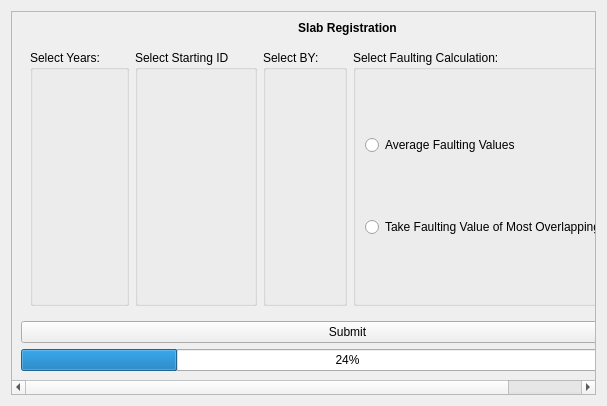
<?xml version="1.0" encoding="UTF-8"?>
<ui version="4.0">
 <class>registration_menu</class>
 <widget class="QWidget" name="registration_menu">
  <property name="geometry">
   <rect>
    <x>0</x>
    <y>0</y>
    <width>607</width>
    <height>406</height>
   </rect>
  </property>
  <property name="windowTitle">
   <string>Form</string>
  </property>
  <layout class="QVBoxLayout" name="verticalLayout">
   <item>
    <widget class="QScrollArea" name="registration_scroll">
     <property name="widgetResizable">
      <bool>true</bool>
     </property>
     <widget class="QWidget" name="registration_contents">
      <property name="geometry">
       <rect>
        <x>0</x>
        <y>0</y>
        <width>689</width>
        <height>361</height>
       </rect>
      </property>
      <layout class="QVBoxLayout" name="verticalLayout_2">
       <item>
        <widget class="QLabel" name="registration_lbl">
         <property name="sizePolicy">
          <sizepolicy hsizetype="Preferred" vsizetype="Preferred">
           <horstretch>0</horstretch>
           <verstretch>0</verstretch>
          </sizepolicy>
         </property>
         <property name="font">
          <font>
           <weight>75</weight>
           <bold>true</bold>
          </font>
         </property>
         <property name="text">
          <string>Slab Registration</string>
         </property>
         <property name="alignment">
          <set>Qt::AlignCenter</set>
         </property>
        </widget>
       </item>
       <item>
        <widget class="QWidget" name="widget" native="true">
         <layout class="QHBoxLayout" name="horizontalLayout_2">
          <item>
           <widget class="QGroupBox" name="year_select">
            <property name="sizePolicy">
             <sizepolicy hsizetype="Preferred" vsizetype="Expanding">
              <horstretch>0</horstretch>
              <verstretch>0</verstretch>
             </sizepolicy>
            </property>
            <property name="title">
             <string>Select Years:</string>
            </property>
           </widget>
          </item>
          <item>
           <widget class="QGroupBox" name="id_select">
            <property name="title">
             <string>Select Starting ID</string>
            </property>
           </widget>
          </item>
          <item>
           <widget class="QGroupBox" name="by_select">
            <property name="sizePolicy">
             <sizepolicy hsizetype="Preferred" vsizetype="Expanding">
              <horstretch>0</horstretch>
              <verstretch>0</verstretch>
             </sizepolicy>
            </property>
            <property name="title">
             <string>Select BY:</string>
            </property>
           </widget>
          </item>
          <item>
           <widget class="QGroupBox" name="faulting_select">
            <property name="sizePolicy">
             <sizepolicy hsizetype="Preferred" vsizetype="Expanding">
              <horstretch>0</horstretch>
              <verstretch>0</verstretch>
             </sizepolicy>
            </property>
            <property name="title">
             <string>Select Faulting Calculation:</string>
            </property>
            <layout class="QVBoxLayout" name="verticalLayout_3">
             <item>
              <widget class="QRadioButton" name="avg_btn">
               <property name="text">
                <string>Average Faulting Values</string>
               </property>
              </widget>
             </item>
             <item>
              <widget class="QRadioButton" name="most_btn">
               <property name="text">
                <string>Take Faulting Value of Most Overlapping CY Slab</string>
               </property>
              </widget>
             </item>
            </layout>
           </widget>
          </item>
         </layout>
        </widget>
       </item>
       <item>
        <widget class="QPushButton" name="submit_btn">
         <property name="text">
          <string>Submit</string>
         </property>
        </widget>
       </item>
       <item>
        <widget class="QProgressBar" name="class_progress">
         <property name="value">
          <number>24</number>
         </property>
        </widget>
       </item>
      </layout>
     </widget>
    </widget>
   </item>
  </layout>
 </widget>
 <resources/>
 <connections/>
</ui>
